Frame 1 (no input): blank canvas, image omitted
Frame 60 (the mouse pressed at the canvas centre just before this capture): blank canvas, image omitted
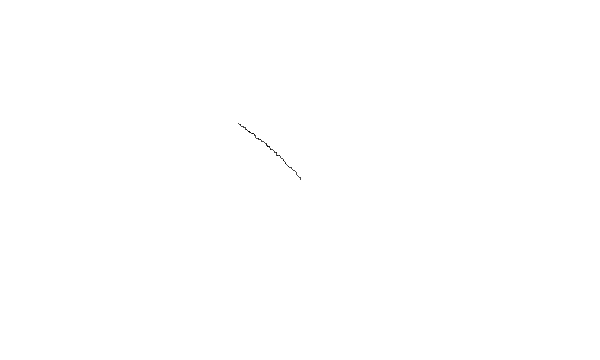
Frame 120 (the mouse held since frame 60 and released just before this capture)

The Processing sketch whose frames 1 and 60 were blank and that drew this single picture after the mouse press (run headless with seeded random() and noise(); from frame 60 on, the mouse is pressed at the canvas centre):

// Processing sketch: processing_105420
// ── processing_105420.pde

int counter;
Walker w;

void setup() {  //setup function called initially, only once
  size(600, 360);
  background(255);  //set background white
  colorMode(HSB);   //set colors to Hue, Saturation, Brightness mode

  w = new Walker();
}

void draw() {  //draw function loops 
  w.step();
  w.display();  
}

class Walker {
  int x;
  int y;
  
  Walker() {
    x = width / 2;
    y = height / 2;
  }
  
  void display() {
    stroke(0);
    point(x, y);
  }
  
  void step() {
    float stepx = random(-1, 1);
    float stepy = random(-1, 1);
    
    x += stepx;
    y += stepy;
  }
}
